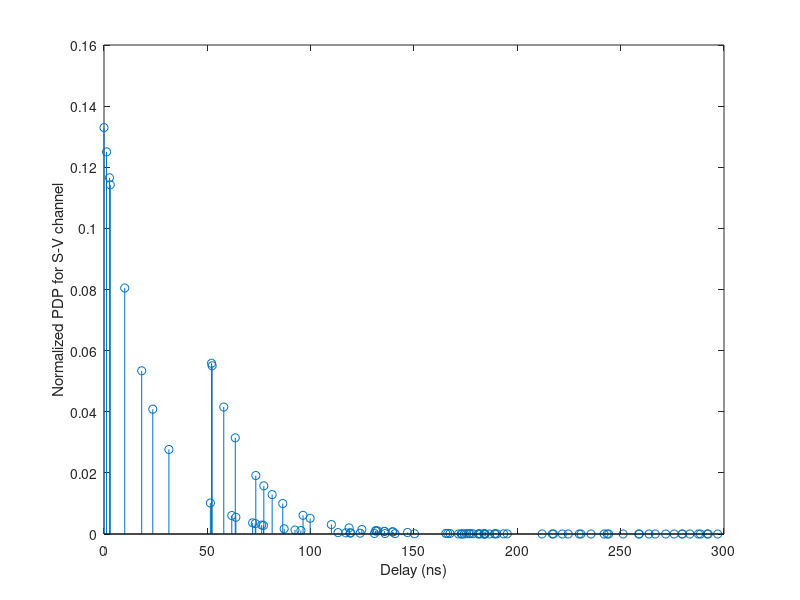

Source code (MATLAB):
% Matlab codes to generate PDP for S-V channel

Lmbd = 1/200; % Cluster arrival rate
lmbd = 1/5; % Ray arrival rate

Gmm = 60; % Cluster decay rate
gmm = 20; % Ray decy rate

Th = 300; % Maximum channel delay

T(1) = 0; % Cluster arrival time 'T'
num_cluster = 1; % Number of clusters

while 1        
    % Generate next cluster arrival time
    temp_T = T(num_cluster) + exprnd(1/Lmbd); 
    
    % Maximum channel delay < Th
    if temp_T < Th
        num_cluster = num_cluster + 1;
        T(num_cluster) = temp_T;
    else
        break;
    end
end

PDP(1) = 1; % Power delay profile 'PDP'
num_MPC = 0; % Number of multipath components 

for m = 1:num_cluster    
    num_MPC = num_MPC + 1;    
    t(num_MPC) = T(m); % Multipath delay 't'
    % Generate PDP 
    PDP(num_MPC) = PDP(1)*exp(-T(m)/Gmm)*...
        exp(-(t(num_MPC)-T(m))/gmm);
    
    while 1          
        % Ray arrival time inside clusters
        temp_t = t(num_MPC) + exprnd(1/lmbd);
        
        % Maximum channel delay less than Th
        if temp_t < Th
            num_MPC = num_MPC + 1;            
            t(num_MPC) = temp_t; % Save multipath delay  
            % Save PDP
            PDP(num_MPC) = PDP(1)*exp(-T(m)/Gmm)*...
                exp(-(t(num_MPC)-T(m))/gmm);
        else
            break;            
        end
    end    
end

% Normalized PDP
PDP = PDP/sum(PDP);

stem(t, PDP);
xlabel('Delay (ns)');
ylabel('Normalized PDP for S-V channel');

